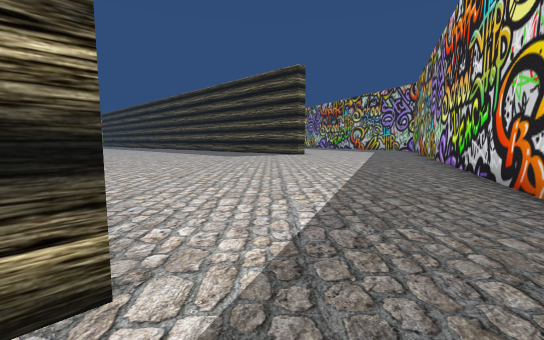
view 1 (above)

24 first-person views from a walk through a 3-D level made in the Unity game engine. The camera is 1.2 m above the floor, tilts 6° down and sees 90° across. The floor is counted in squares, 2 m on a side. Each view is taken from the middle of a square. On the plan, view 1 faces up. The plan holds only what a view shows up to about 9 squares ahead; the rest is blank. The place goes on beyond the plan.

view 2
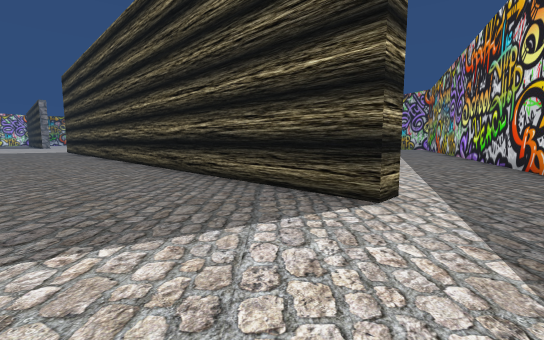

view 3
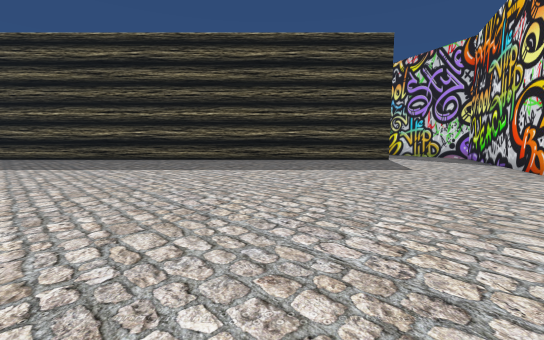

view 4
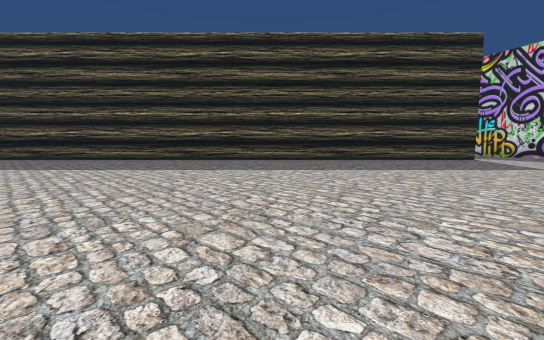

view 5
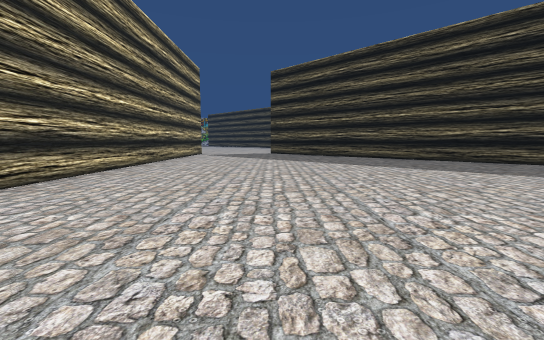

view 6
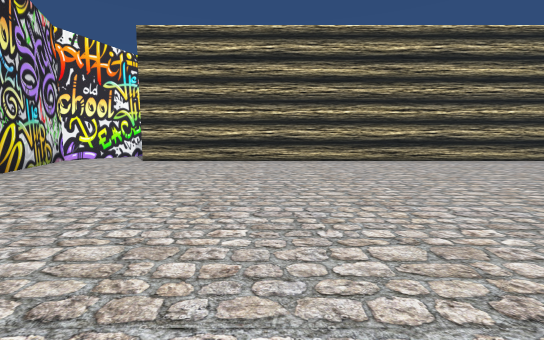

view 7
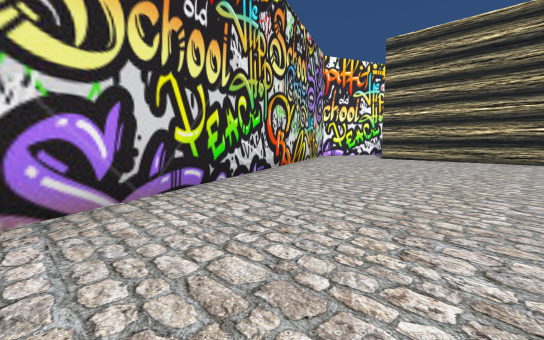

view 8
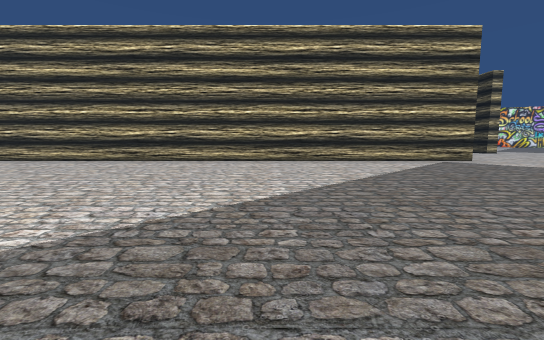

view 9
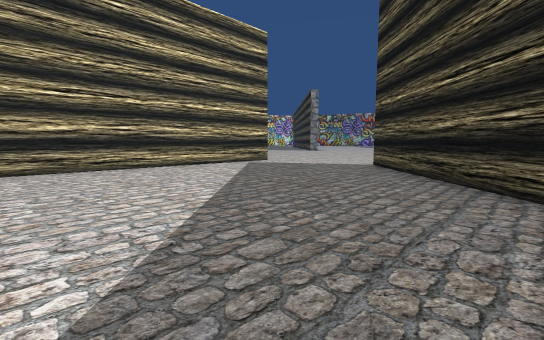

view 10
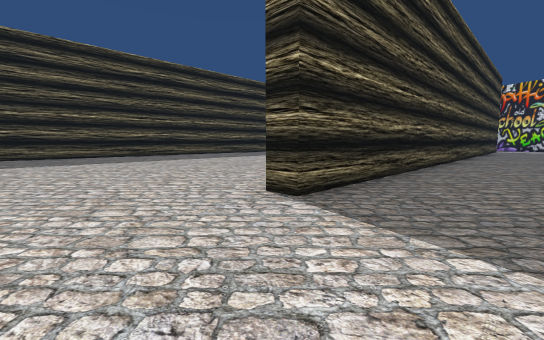

view 11
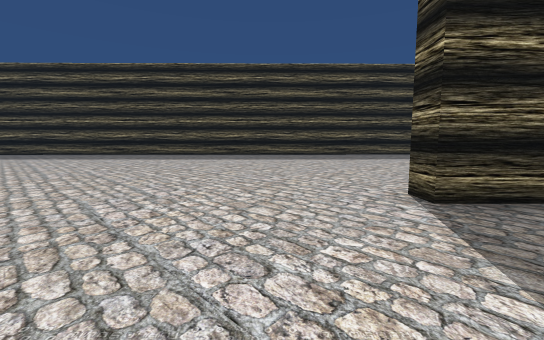

view 12
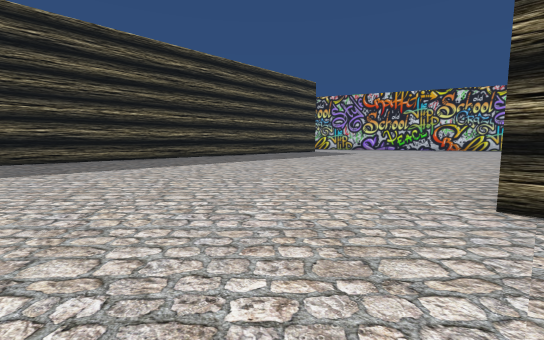

view 13
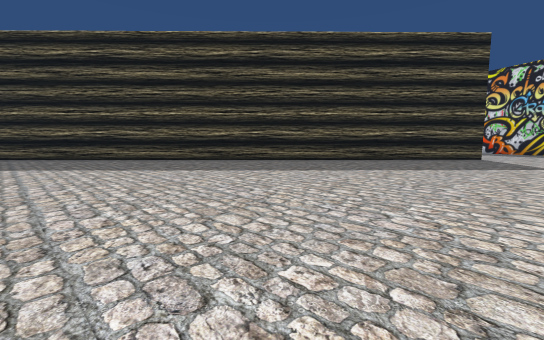

view 14
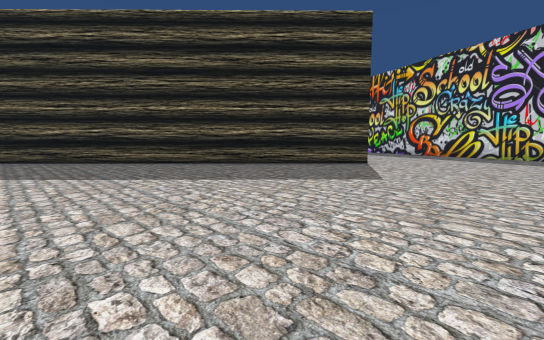

view 15
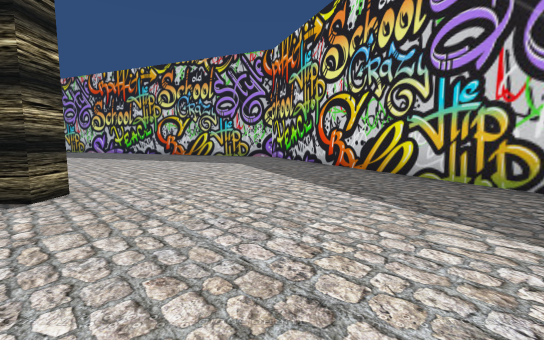

view 16
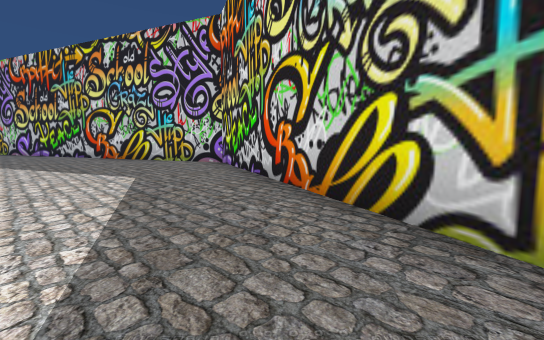

view 17
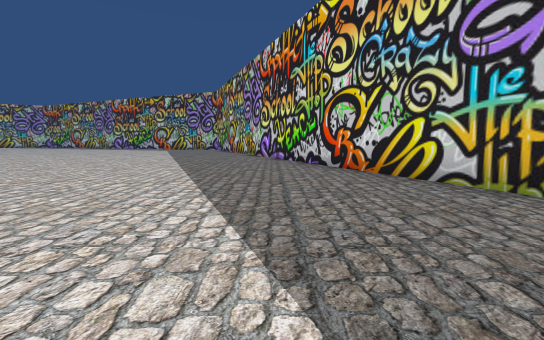

view 18
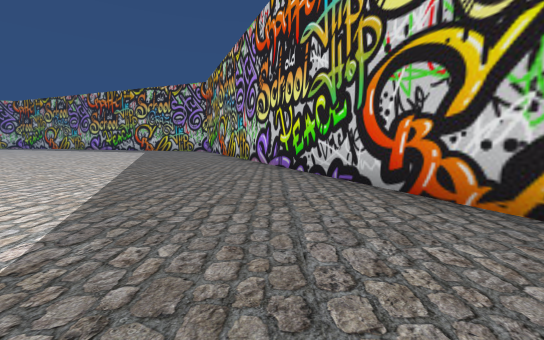

view 19
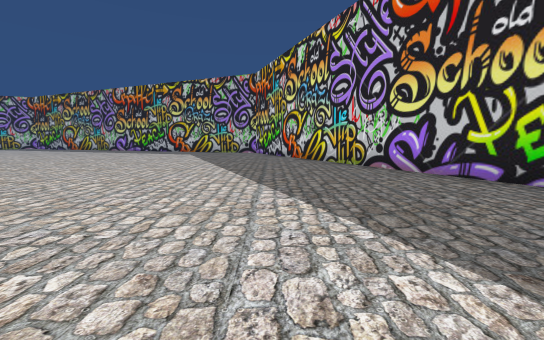

view 20
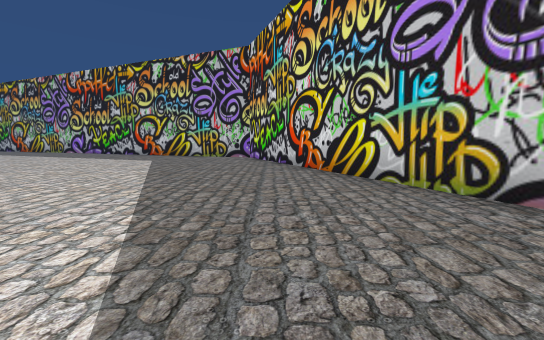

view 21
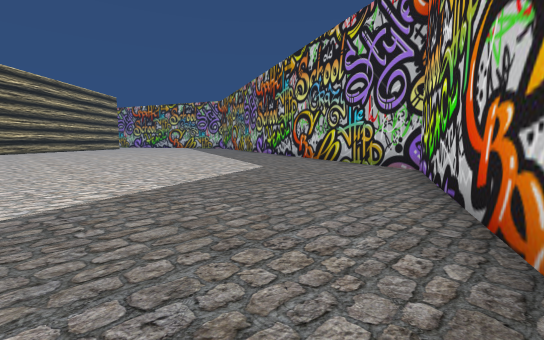

view 22
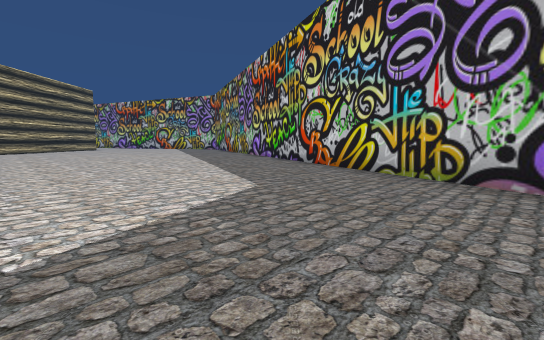

view 23
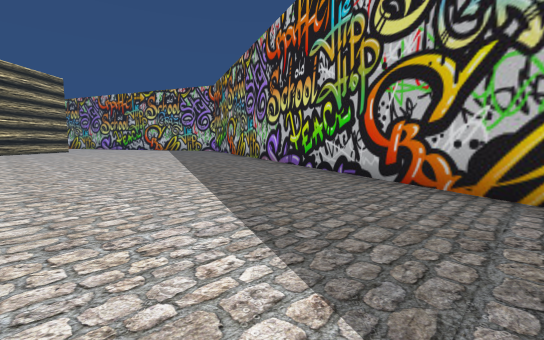

view 24
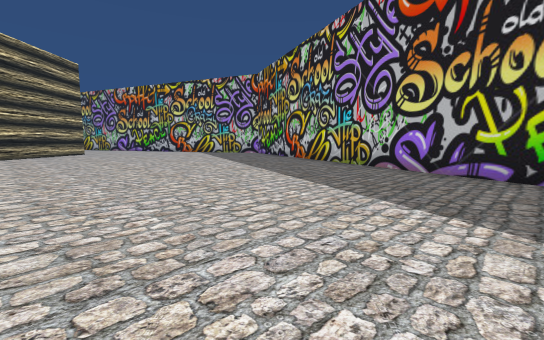

### Floor plan
Points are (right, up) in squares from view 1. A wall is a line through its corners. A room is listed if a view was taken in it or the views show most of it. See-through windows are left out.
Room 1 (views 1, 2, 3, 4, 5, 6, 7, 8, 9, 11)
walls: (-3.3, -3) (1.1, -1.2); (-0.6, 1) (-0.9, 0.6) (-13.1, 12.7); (-17.1, -8.2) (-16.5, -8.5) (-7, -4.5); (-16.4, 12.2) (-16.4, -6)
ways out: opening at (-15, 12) to room 2; opening at (0.5, 1) to room 2
Room 2 (views 10, 12, 13, 14, 15, 16, 17, 18, 19, 20, 21, 22, 23, 24)
walls: (-13.1, 12.7) (-12.7, 13.1); (1.6, 12.9) (1.2, 12.4) (-10.1, 23.5); (2.8, 2.8) (8.5, 16.5) (1.2, 34.2) (-11, 39.2)
ways out: opening at (-15, 12) to room 1; opening at (0.5, 1) to room 1

Where each view was taken, in squares from view 1:
view 1: 0 up, 0 right, facing up
view 2: 2 down, 2 left, facing up
view 3: 3 down, 10 left, facing up-right
view 4: 1 down, 12 left, facing up-right
view 5: 1 down, 13 left, facing up
view 6: 2 down, 8 left, facing left
view 7: 2 down, 7 left, facing down-left
view 8: 6 up, 8 left, facing left
view 9: 6 up, 10 left, facing up-left
view 10: 13 up, 16 left, facing right
view 11: 12 up, 16 left, facing up-right
view 12: 15 up, 15 left, facing right
view 13: 11 up, 10 left, facing up-right
view 14: 9 up, 6 left, facing up-right
view 15: 9 up, 1 right, facing up-right
view 16: 10 up, 4 right, facing up-right
view 17: 15 up, 5 right, facing up
view 18: 18 up, 5 right, facing up
view 19: 20 up, 2 right, facing up
view 20: 24 up, 2 right, facing up
view 21: 28 up, 3 right, facing up-left
view 22: 30 up, 1 right, facing up-left
view 23: 32 up, 2 left, facing up-left
view 24: 32 up, 6 left, facing up-left
